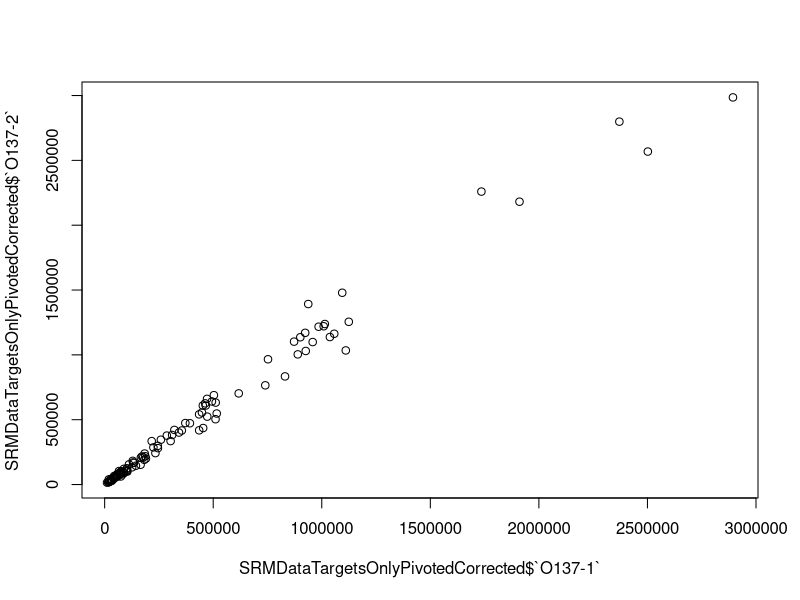

Recreate this plot in R.
#In this script, I'll assess if there are certain transitions contributing to the poor technical replication of my samples.

#### IMPORT DATA ####

SRMAreas <- read.csv("2017-09-12-Gigas-SRM-ReplicatesOnly-PostDilutionCurve-NoPivot-RevisedSettings-Report.csv", na.strings = "#N/A") #Specify Skyline's special way of designating N/A values
head(SRMAreas) #Confirm import
tail(SRMAreas) #Confirm import

#### CREATE A MASTER DATAFRAME ####

#I want to merge my Skyline data with sample names, sites, and eelgrass condition to create a master dataframe will all possible information

sequenceFile <- read.csv("2017-07-28-SRM-Samples-Sequence-File.csv", na.strings = "N/A") # Import sequence file
head(sequenceFile) #Confirm import
sequenceFile <- sequenceFile[,c(2,3,8)] #Keep the Replicate.Name, Comment and TIC columns
names(sequenceFile) <- c("Replicate.Name", "Sample.Number", "TIC")
head(sequenceFile) #Confirm change
masterSRMData <- merge(x = SRMAreas, y = sequenceFile, by = "Replicate.Name") #Merge the sample names and replicate names to use for analysis.
head(masterSRMData) #Confirm merge
tail(masterSRMData) #Confirm merge

biologicalReplicates <- read.csv("2017-09-06-Biological-Replicate-Information.csv", na.strings = "N/A") #Import site and eelgrass condition information (i.e. biological replicate information)
head(biologicalReplicates) #Confirm import
tail(biologicalReplicates) #Confirm import
masterSRMDataBiologicalReplicates <- merge(x = masterSRMData, y = biologicalReplicates, by = "Sample.Number") #Add biological replicate information to master list.
head(masterSRMDataBiologicalReplicates) #Confirm change
#write.csv(x = masterSRMDataBiologicalReplicates, file = "2017-09-07-Master-SRM-Data-BiologicalReplicates-NoBlanks-NoPivot.csv") #Write out master dataframe

#### SUBSET TARGET PROTEIN DATA ####

#I want only the protein/peptide/transition information and peak area

SRMDataTargetsOnly <- masterSRMDataBiologicalReplicates #Duplicate master list into a new dataframe
head(SRMDataTargetsOnly) #Confirm copy
tail(SRMDataTargetsOnly) #Confirm copy
SRMDataTargetsOnly <- SRMDataTargetsOnly[,-c(2, 5, 7, 10, 11)] #Remove extraneous columns: Replicate.Name, Transition, Peptide.Retention.Time, Site, Eelgrass
head(SRMDataTargetsOnly) #Confirm column removal
SRMDataPRTCOnly <- SRMDataTargetsOnly[SRMDataTargetsOnly$Protein.Name %in% "PRTC peptides", ] #Save PRTC peptide data as a new dataframe
SRMDataTargetsOnly <- SRMDataTargetsOnly[! SRMDataTargetsOnly$Protein.Name %in% "PRTC peptides", ] #Remove PRTC peptide data from target protein dataframe
head(SRMDataTargetsOnly) #Confirm removal
transform(SRMDataTargetsOnly, Area = as.numeric(Area)) #Make sure Area is recognized as a numeric variable
is.numeric(SRMDataTargetsOnly$Area) #Confirm change
transform(SRMDataTargetsOnly, TIC = as.numeric(TIC)) #Make sure TIC is recognized as a numeric variable
is.numeric(SRMDataTargetsOnly$TIC) #Confirm change

#### REFORMAT TARGET ONLY DATAFRAME ####

#First I will make a new dataframe be Protein/Peptides/Transitions, with the column names as the sample number

SRMDataTargetsOnly <- SRMDataTargetsOnly[,-6] #Remove TIC column
head(SRMDataTargetsOnly) #Confirm creation

#My first step is to change my dataframe from long to wide (i.e. cast it)
library(reshape2) #Instal package to pivot table
SRMDataTargetsOnlyPivoted <- dcast(SRMDataTargetsOnly, Protein.Name + Peptide.Sequence + Fragment.Ion ~ Sample.Number) #Cast table! Protein/Peptides/Transitions remain as columns with Sample Number as column headers. Normalized.Area used as value column by default.
head(SRMDataTargetsOnlyPivoted) #Confirm cast.
SRMDataTargetsOnlyPivoted$RowNames <- paste(SRMDataTargetsOnlyPivoted$Protein.Name, SRMDataTargetsOnlyPivoted$Peptide.Sequence, SRMDataTargetsOnlyPivoted$Fragment.Ion) #Merge Protein, Peptide and Transition information into one column
head(SRMDataTargetsOnlyPivoted) #Confirm column merge
SRMDataTargetsOnlyPivoted <- SRMDataTargetsOnlyPivoted[,-c(1:3)] #Remove unmerged columns
head(SRMDataTargetsOnlyPivoted) #Confirm column removal

SRMDataTargetsOnlyPivotedCorrected <- SRMDataTargetsOnlyPivoted #Duplicate dataframe
SRMDataTargetsOnlyPivotedCorrected[is.na(SRMDataTargetsOnlyPivotedCorrected)] <- 0 #Replace NAs with 0s
head(SRMDataTargetsOnlyPivotedCorrected) #Confirm there are no NAs
rownames(SRMDataTargetsOnlyPivotedCorrected) <- SRMDataTargetsOnlyPivotedCorrected$RowNames #Set RowNames column as dataframe rownames
SRMDataTargetsOnlyPivotedCorrected <- subset(SRMDataTargetsOnlyPivotedCorrected, select = -c(RowNames)) #Remove RowNames column
head(SRMDataTargetsOnlyPivotedCorrected) #Confirm changes

#Now I'll take my dataframe and split it into two: one for each batch of technical replicates.

SRMDataTargetsReplicateOne <- SRMDataTargetsOnlyPivotedCorrected[, c(seq(from = 1, to = (length(SRMDataTargetsOnlyPivotedCorrected) - 1), by = 2))] #Subset all odd columns (first replicate)
colnames(SRMDataTargetsReplicateOne) #Confirm subset
SRMDataTargetsReplicateTwo <- SRMDataTargetsOnlyPivotedCorrected[, c(seq(from = 2, to = length(SRMDataTargetsOnlyPivotedCorrected), by = 2))] #Subset all even columns (first replicate)
colnames(SRMDataTargetsReplicateTwo) #Confirm subset

#Finally, I'll transpose each dataframe. The resulting dataframes will have transitions in the columns and samples in the rows.

#### CREATE PLOTS FOR EACH TRANSITION ####

plot(x= SRMDataTargetsOnlyPivotedCorrected$`O137-1`, y = SRMDataTargetsOnlyPivotedCorrected$`O137-2`) #x = first column of first dataframe, y = first column of second dataframe

#### REFORMAT PRTC ONLY DATAFRAME ####

transform(SRMDataPRTCOnly, Area = as.numeric(Area)) #Make sure Area is recognized as a numeric variable
is.numeric(SRMDataPRTCOnly$Area) #Confirm change
transform(SRMDataPRTCOnly, TIC = as.numeric(TIC)) #Make sure TIC is recognized as a numeric variable
is.numeric(SRMDataPRTCOnly$TIC) #Confirm change